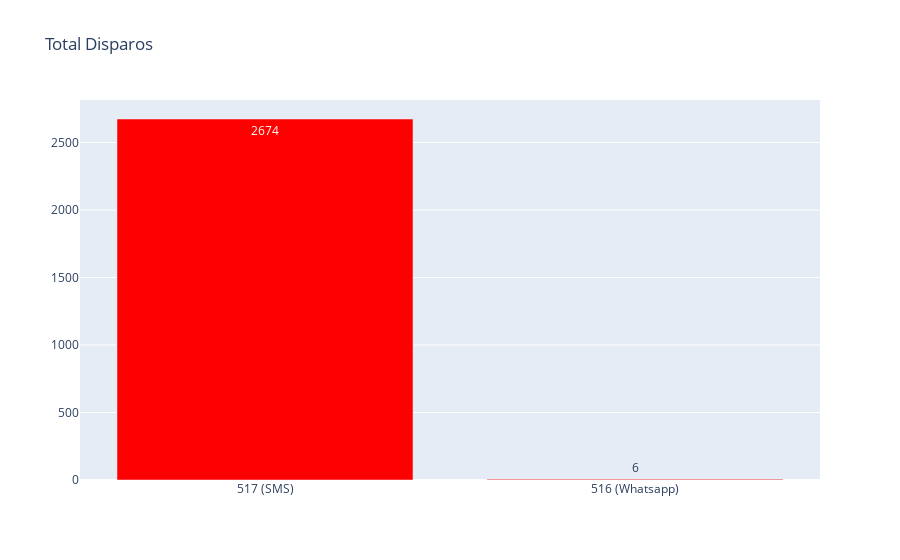

Source (notebook cell):
### Markdown cell above
Existe diferença significativa na quantidade disparada nas réguas?

H0: Não existe Diferença


H1: Existe diferença
***

### Code cell
total_envios_1 = pd.DataFrame({'Reguas':['517 (SMS)','516 (Whatsapp)'],
                             'Total Notificações':[base_517['Envios_regua'].sum(),base_516['Envios_regua'].sum()]})

fig = go.Figure()
fig.add_trace(go.Bar(x=total_envios_1['Reguas'],
                     y=total_envios_1['Total Notificações'],
                     marker_color="red",
                     text=total_envios_1['Total Notificações']))
fig.update_layout(title='Total Disparos')

### Figure 1 — Plotly figure (JSON) as saved in the notebook; plotly's stock layout.template omitted (floating-point values rounded to 4 significant figures)
{"data": [{"marker": {"color": "red"}, "text": [2674, 6], "type": "bar", "x": ["517 (SMS)", "516 (Whatsapp)"], "y": [2674, 6]}], "layout": {"title": {"text": "Total Disparos"}}}
